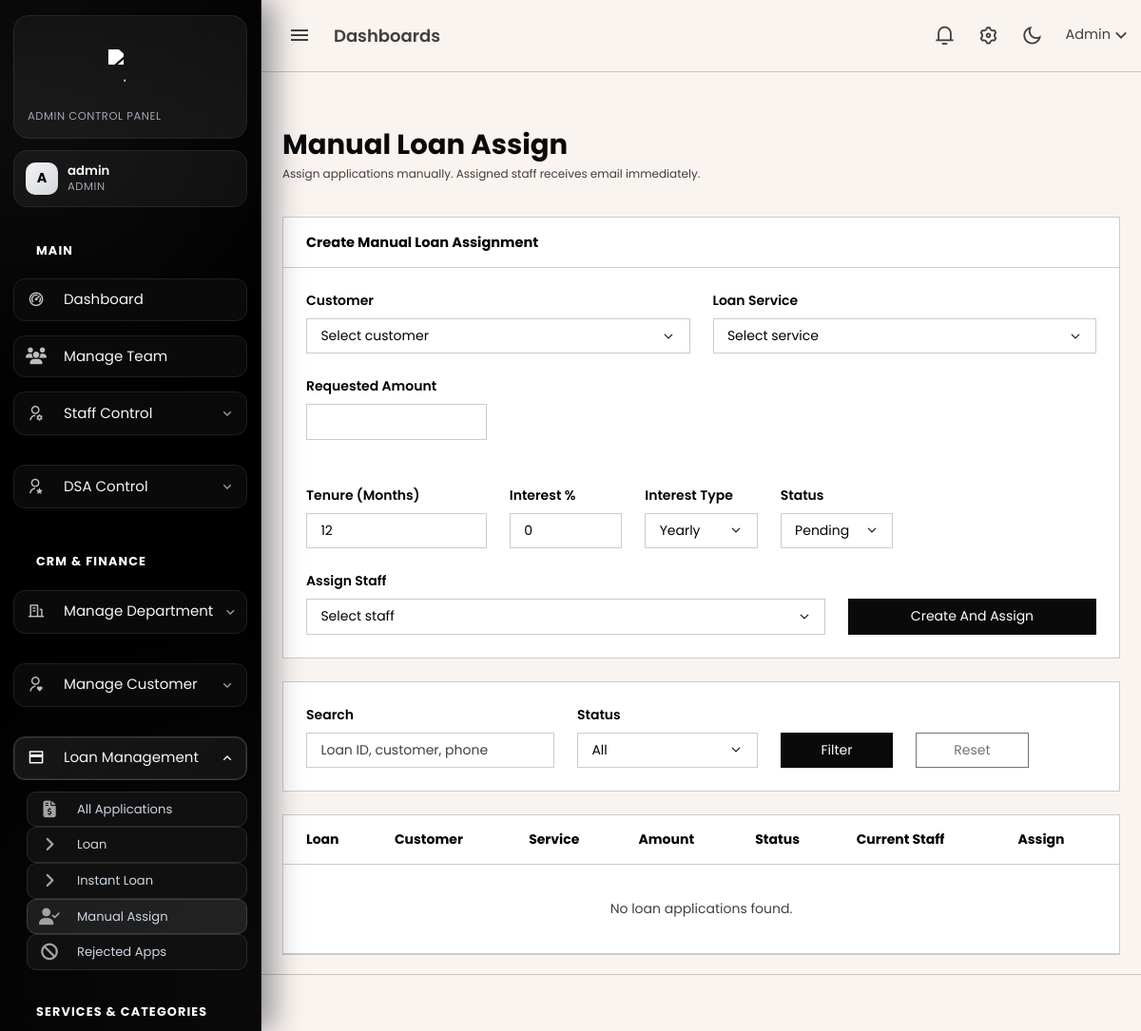
Page /admin/manual_loan_assign.php (signed in) on the committed database.
### tables this page shows
CREATE TABLE `service_categories` (
  `id` bigint(20) UNSIGNED NOT NULL,
  `uuid` char(36) NOT NULL DEFAULT uuid(),
  `department` int(11) NOT NULL,
  `category_name` varchar(255) NOT NULL,
  `sequence` int(11) NOT NULL DEFAULT 1,
  `active` tinyint(1) NOT NULL DEFAULT 1,
  `live` tinyint(1) NOT NULL DEFAULT 1,
  `created_at` timestamp NULL DEFAULT current_timestamp(),
  `updated_at` timestamp NULL DEFAULT current_timestamp() ON UPDATE current_timestamp()
);

### admin/manual_loan_assign.php (the view, shortened to what the rows shown need)
<?php
include 'header.php';
include 'sidebar.php';
?>
<div class="content-page">
    <div class="content">
        <div class="container-fluid pt-4">
            <div class="d-flex justify-content-between align-items-center mb-4">
                <div>
                    <h2 class="fw-bold text-dark mb-1">Manual Loan Assign</h2>
                </div>
            </div>
            <div class="card border">
                <div class="card-body p-0">
                    <div class="table-responsive">
                        <table class="table mb-0 align-middle">
                            <thead>
                                <tr>
                                    <th class="ps-3">Loan</th>
                                    <th>Customer</th>
                                    <th>Service</th>
                                    <th>Amount</th>
                                    <th>Status</th>
                                    <th>Current Staff</th>
                                    <th class="pe-3">Assign</th>
                                </tr>
                            </thead>
                        </table>
                    </div>
                </div>
            </div>
        </div>
    </div>
</div>
<?php include 'footer.php'; ?>

### admin/sidebar.php (shortened to what the rows shown need)
<?php
$current_page = basename($_SERVER['PHP_SELF']);
$loan_active = in_array($current_page, ['loan_applications.php', 'loan_view.php', 'manual_loan_assign.php', 'rejected_loans.php'], true);
$active_loan_category_id = 0;
$loan_categories = [];
if (isset($conn) && $conn instanceof mysqli) {
    $loanCatRes = mysqli_query(
        $conn,
        "SELECT id, category_name
         FROM service_categories
         WHERE active = 1
         ORDER BY sequence ASC, category_name ASC"
    );
    if ($loanCatRes) {
        while ($catRow = mysqli_fetch_assoc($loanCatRes)) {
            $loan_categories[] = $catRow;
        }
    }
}
?>
<div class="leftside-menu">
    <div class="h-100">
        <ul class="side-nav">
            <li class="side-nav-item <?= $loan_active ? 'active' : '' ?>">
                <ul class="side-nav-second-level">
                    <?php foreach ($loan_categories as $loanCat): ?>
                        <?php $catId = (int) $loanCat['id']; ?>
                        <li>
                            <a href="loan_applications.php?cat_id=<?= $catId ?>"
                                class="side-nav-link <?= ($current_page === 'loan_applications.php' && $active_loan_category_id === $catId) ? 'active' : '' ?>">
                                <i class="fas fa-angle-right"></i>
                                <?= htmlspecialchars((string) $loanCat['category_name']) ?>
                            </a>
                        </li>
                    <?php endforeach; ?>
                </ul>
            </li>
        </ul>
    </div>
</div>

### rows in the picture
service_categories: category_name "Loan"
service_categories: category_name "Instant Loan"

### other values in the picture
$admin_sidebar_initial "A"
$admin_sidebar_name "admin"
$admin_sidebar_role "ADMIN"
